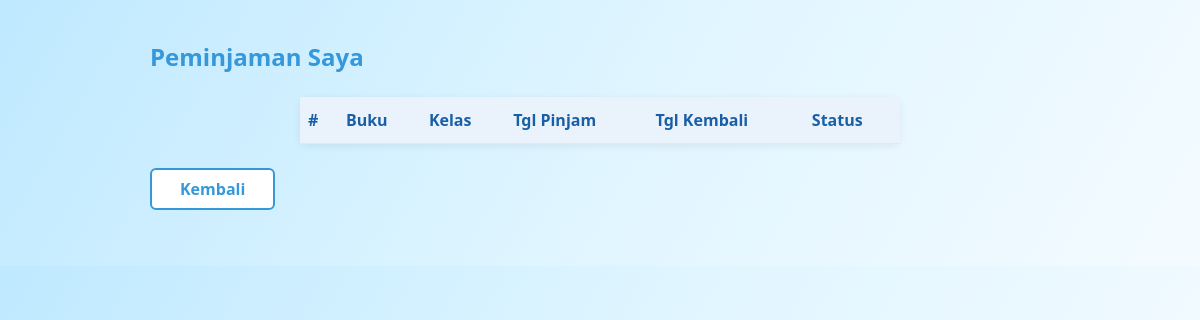
Page /user_peminjaman.php (signed in) on the earlier database version.
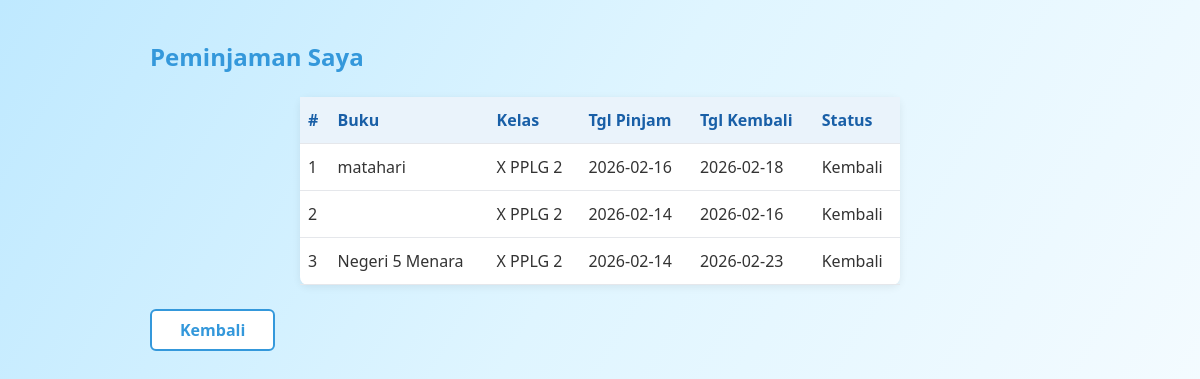
Same page on the later database version.
### tables this page shows
CREATE TABLE `peminjaman` (
  `id` int(11) NOT NULL,
  `id_user` int(11) DEFAULT NULL,
  `id_buku` int(11) DEFAULT NULL,
  `nama_peminjam` varchar(150) DEFAULT NULL,
  `kelas` varchar(100) DEFAULT NULL,
  `tanggal_pinjam` date DEFAULT NULL,
  `tanggal_kembali` date DEFAULT NULL,
  `status` varchar(30) DEFAULT NULL,
  `created_at` datetime DEFAULT current_timestamp()
);

CREATE TABLE `buku` (
  `id_buku` int(11) NOT NULL,
  `judul` varchar(100) DEFAULT NULL,
  `penulis` varchar(100) DEFAULT NULL,
  `penerbit` varchar(100) DEFAULT NULL,
  `tahun_terbit` year(4) DEFAULT NULL,
  `stok` int(11) DEFAULT NULL,
  `rak` varchar(20) DEFAULT NULL,
  `status` varchar(20) DEFAULT NULL,
  `foto` varchar(255) DEFAULT NULL,
  `deskripsi` text DEFAULT NULL,
  `jumlah_halaman` int(11) DEFAULT NULL
);

### user_peminjaman.php (the view, shortened to what this page needs)
<?php
include 'config/koneksi.php';
$id_user = isset($_SESSION['id_user']) ? $_SESSION['id_user'] : 0;
$res = mysqli_query($koneksi, "SELECT p.*, b.judul FROM peminjaman p LEFT JOIN buku b ON p.id_buku=b.id_buku WHERE p.id_user='$id_user' ORDER BY p.created_at DESC");
?>
<!DOCTYPE html>
<html>
<head>
    <link rel="stylesheet" href="assets/css/style.css">
</head>
<body>
<div style="max-width:900px;margin:40px auto;">
    <h2 style="color:#3498db;">Peminjaman Saya</h2>
    <table>
        <tr><th>#</th><th>Buku</th><th>Kelas</th><th>Tgl Pinjam</th><th>Tgl Kembali</th><th>Status</th></tr>
        <?php $no=1; while($r = mysqli_fetch_assoc($res)): ?>
        <tr>
            <td><?= $no++; ?></td>
            <td><?= htmlspecialchars($r['judul']); ?></td>
            <td><?= htmlspecialchars($r['kelas']); ?></td>
            <td><?= htmlspecialchars($r['tanggal_pinjam']); ?></td>
            <td><?= htmlspecialchars($r['tanggal_kembali']); ?></td>
            <td><?= htmlspecialchars($r['status']); ?></td>
        </tr>
        <?php endwhile; ?>
    </table>
    <div style="margin-top:12px;"><a href="test_buku.php" class="book-back">Kembali</a></div>
</div>
</body>
</html>

Differences in the rows shown:
added peminjaman: id_buku.judul "matahari", kelas "X PPLG 2", tanggal_pinjam "2026-02-16", tanggal_kembali "2026-02-18", status "Kembali"
added peminjaman: kelas "X PPLG 2", tanggal_pinjam "2026-02-14", tanggal_kembali "2026-02-16", status "Kembali"
added peminjaman: id_buku.judul "Negeri 5 Menara", kelas "X PPLG 2", tanggal_pinjam "2026-02-14", tanggal_kembali "2026-02-23", status "Kembali"
